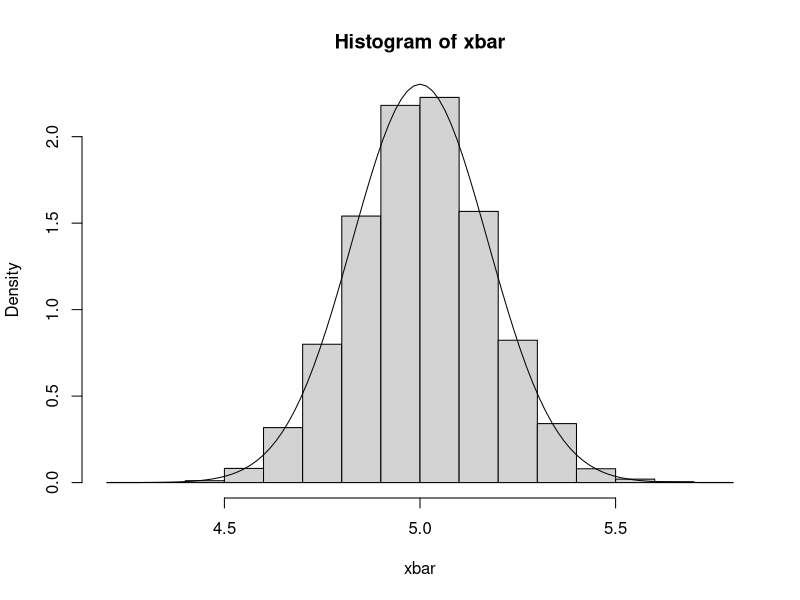
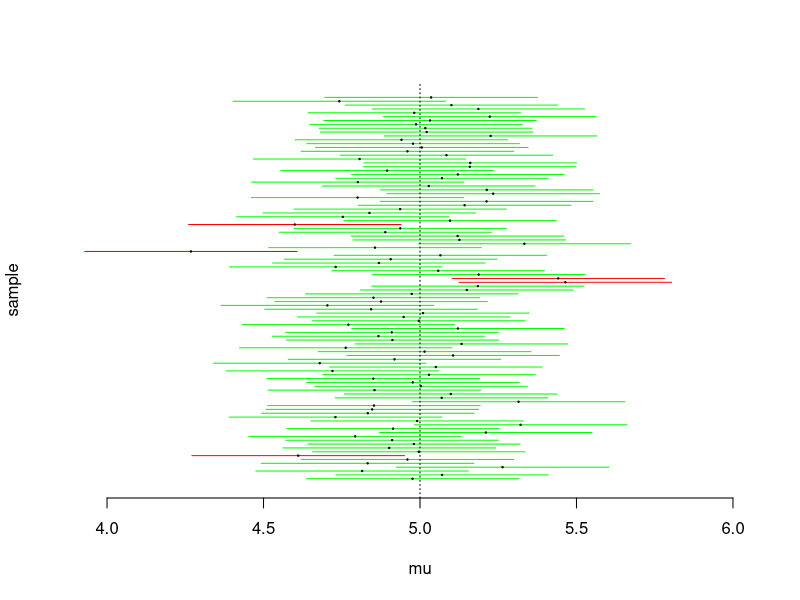
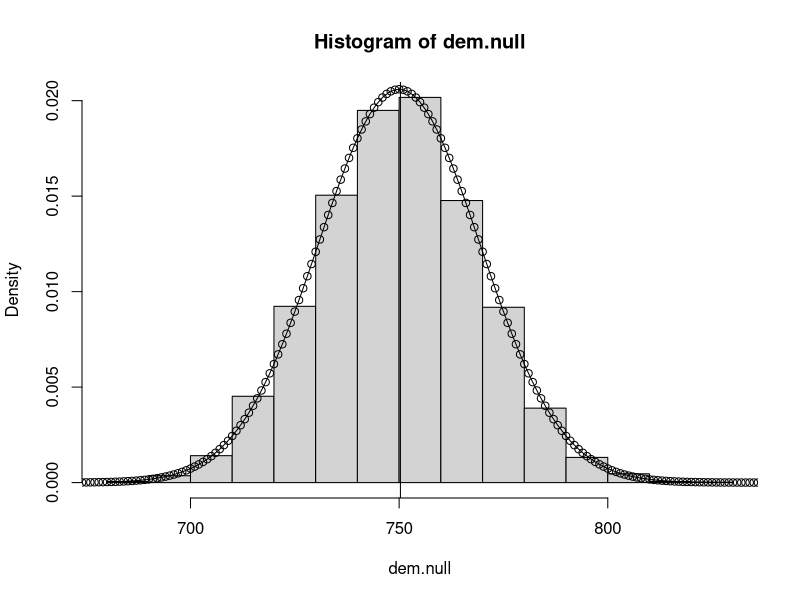

The R source for these figures, in order:
## Code for Discussion Section 10/26/11


#################################################
## Simulating Estimates of the Mean of a Normal
## and 95% confidence intervals

# true model is iid N(5,3)
# (we don't know the mean, only var=1)
# we observe 100 data points

# setting values of true mu, sigma2, n
mu.true <- 5
sigma2.true <- 3
n <- 100

# setting up vector to store simulated mean estimates
xbar <- c()
# setting up matrix to store simulated 95% CIs
CI.95 <- matrix(NA, nrow = 10000, ncol = 2)

# running loop to estimate these things
for(i in 1:10000){
  simulated.data <- rnorm(n, mean=mu.true, sd=sqrt(sigma2.true))
  xbar[i] <- mean(simulated.data)
  CI.95[i, ] <- c(mean(simulated.data) - 1.96*sqrt(3/100),
                  mean(simulated.data) + 1.96*sqrt(3/100))
}

# what is the sampling distribution for xbar?
# (work this out before looking at the sims)
mean(xbar)
var(xbar)
sd(xbar)

# plotting histogram of simulated xbars
hist(xbar, freq=FALSE)
# overlaying curve of true sampling distribution for xbar
curve(dnorm(x, mean=mu.true, sd=sqrt(sigma2.true/n)), add=TRUE)

# creating a variable that says whether each
# CI contains true mu
mu.in.ci <- CI.95[ , 1] < mu.true & CI.95[ , 2] > mu.true

# plotting the first 100 CIs 
# and whether they conatin mu

plot(-99,xlim=c(4,6), ylim=c(0,100), bty="n",
     xlab="mu", ylab="sample", yaxt="n")
for(i in 1:100){
  segments(CI.95[i, 1], i, CI.95[i, 2], i,
           col=ifelse(mu.in.ci[i], "green", "red"))
  points(xbar[i], i, pch=19, cex=.2)
}
abline(v=mu.true, lty=3)

# calculating how many of the 95% CIs
# contain the true mean of 5
table(mu.in.ci)
mean(mu.in.ci)







#############################################################
## Testing null hypothesis in polling:
## poll of 1,500 Americans
## generic congressional ballot question for 2012
## get 801 saying they would vote for the Democrats
## (assume, unrealistically, that everyone picked D or R)
## want to test H0: Actually is tied (i.e. 50-50)

# test statistic: proportion of sample that supports Dems
# under null hypothesis of equal population support,
# what is sampling distribution of this statistic?

# simulate:
dem.null <- rbinom(n=10000, size=1500, prob=.5)

mean(dem.null)
var(dem.null)
sd(dem.null)


# plot histogram of simulated samples
hist(dem.null, freq=FALSE)
abline(v=mean(dem.null))
# overlay curve of actual (exact) sampling dist
points(600:900, dbinom(600:900, size=1500, prob=.5))
# overlaying curve of normal approximation to sampling dist
curve(dnorm(x, mean=1500*.5, sd=sqrt(1500*.5*.5)), add=TRUE)

# calculating p-value for our estimate, which is 801
# one-tailed test
mean(dem.null >= 801)
# two-tailed (probably more appropriate)
mean(dem.null >= 801 | dem.null <= (750-801)+750)
# under either type of test, our observed result
# would be extremely unlikely if the null hypothesis were true
